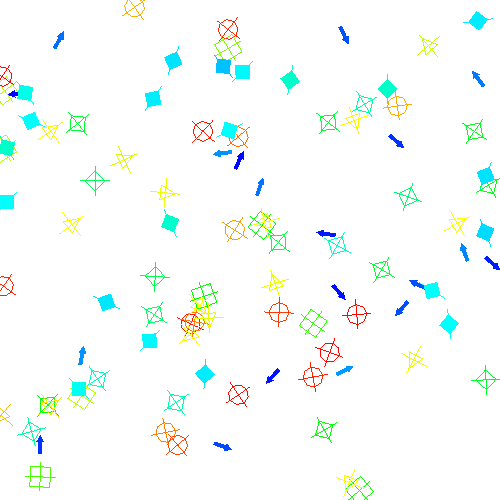

Reproduce this figure in Python.
#!/usr/bin/env python

# Demonstrate vtkGlyph2D with multiple 2D glyph types (circle, triangle,
# square, diamond, thick arrow) indexed by scalar value on random points.

# Factory overrides
import vtkmodules.vtkInteractionStyle  # noqa: F401
import vtkmodules.vtkRenderingFreeType  # noqa: F401
import vtkmodules.vtkRenderingOpenGL2  # noqa: F401

from vtkmodules.vtkCommonCore import (
    vtkFloatArray,
    vtkMath,
    vtkPoints,
)
from vtkmodules.vtkCommonDataModel import vtkPolyData
from vtkmodules.vtkFiltersCore import vtkGlyph2D
from vtkmodules.vtkFiltersSources import vtkGlyphSource2D
from vtkmodules.vtkRenderingCore import (
    vtkActor2D,
    vtkPolyDataMapper2D,
    vtkRenderWindow,
    vtkRenderWindowInteractor,
    vtkRenderer,
)

# Create random points with scalars and vectors
polydata = vtkPolyData()
point_positions = vtkPoints()
scalars = vtkFloatArray()
vectors = vtkFloatArray()
vectors.SetNumberOfComponents(3)

polydata.SetPoints(point_positions)
polydata.GetPointData().SetScalars(scalars)
polydata.GetPointData().SetVectors(vectors)

random_sequence = vtkMath()
size = 500
for i in range(100):
    point_positions.InsertNextPoint(random_sequence.Random(0, size - 1), random_sequence.Random(0, size - 1), 0.0)
    scalars.InsertNextValue(random_sequence.Random(0.0, 5))
    vectors.InsertNextTuple3(random_sequence.Random(-1, 1), random_sequence.Random(-1, 1), 0.0)

# Circle glyph
glyph_source = vtkGlyphSource2D()
glyph_source.SetGlyphTypeToCircle()
glyph_source.SetScale(20)
glyph_source.FilledOff()
glyph_source.CrossOn()
glyph_source.Update()

# Triangle glyph
glyph_source_1 = vtkGlyphSource2D()
glyph_source_1.SetGlyphTypeToTriangle()
glyph_source_1.SetScale(20)
glyph_source_1.FilledOff()
glyph_source_1.CrossOn()
glyph_source_1.Update()

# Square glyph
glyph_source_2 = vtkGlyphSource2D()
glyph_source_2.SetGlyphTypeToSquare()
glyph_source_2.SetScale(20)
glyph_source_2.FilledOff()
glyph_source_2.CrossOn()
glyph_source_2.Update()

# Diamond glyph
glyph_source_3 = vtkGlyphSource2D()
glyph_source_3.SetGlyphTypeToDiamond()
glyph_source_3.SetScale(20)
glyph_source_3.FilledOff()
glyph_source_3.CrossOn()
glyph_source_3.Update()

# Filled diamond with dash
glyph_source_4 = vtkGlyphSource2D()
glyph_source_4.SetGlyphTypeToDiamond()
glyph_source_4.SetScale(20)
glyph_source_4.FilledOn()
glyph_source_4.DashOn()
glyph_source_4.CrossOff()
glyph_source_4.Update()

# Thick arrow glyph
glyph_source_5 = vtkGlyphSource2D()
glyph_source_5.SetGlyphTypeToThickArrow()
glyph_source_5.SetScale(20)
glyph_source_5.FilledOn()
glyph_source_5.CrossOff()
glyph_source_5.Update()

# Table of glyphs indexed by scalar
glypher = vtkGlyph2D()
glypher.SetInputData(polydata)
glypher.SetSourceData(0, glyph_source.GetOutput())
glypher.SetSourceData(1, glyph_source_1.GetOutput())
glypher.SetSourceData(2, glyph_source_2.GetOutput())
glypher.SetSourceData(3, glyph_source_3.GetOutput())
glypher.SetSourceData(4, glyph_source_4.GetOutput())
glypher.SetSourceData(5, glyph_source_5.GetOutput())
glypher.SetIndexModeToScalar()
glypher.SetRange(0, 5)
glypher.SetScaleModeToDataScalingOff()

mapper = vtkPolyDataMapper2D()
mapper.SetInputConnection(glypher.GetOutputPort())
mapper.SetScalarRange(0, 5)

glyph_actor = vtkActor2D()
glyph_actor.SetMapper(mapper)

# Renderer
renderer = vtkRenderer()
renderer.AddActor(glyph_actor)
renderer.SetBackground(1, 1, 1)

# Window
render_window = vtkRenderWindow()
render_window.SetMultiSamples(0)
render_window.AddRenderer(renderer)
render_window.SetSize(size, size)
render_window.SetWindowName("glyph2d source")

# Interactor
interactor = vtkRenderWindowInteractor()
interactor.SetRenderWindow(render_window)

interactor.Initialize()
interactor.Start()
